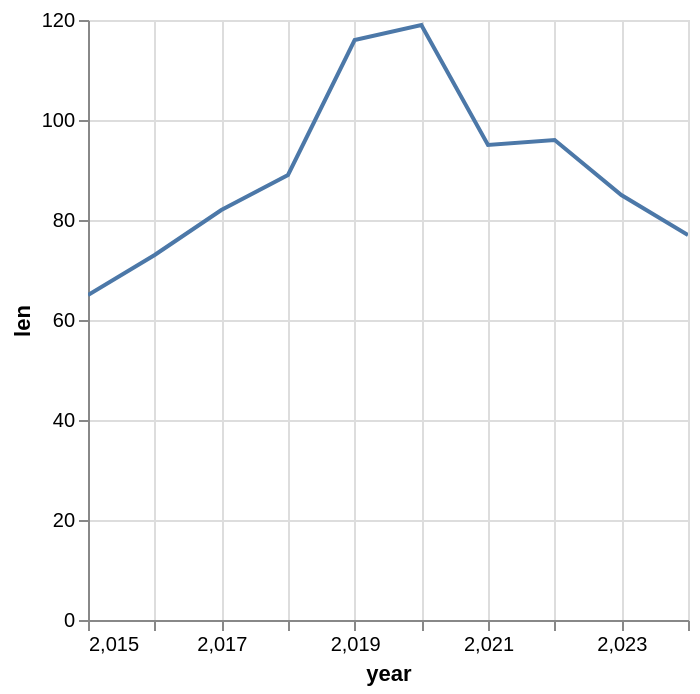

Notebook code for this chart:
### Code cell
panel_working_pop_common_2019_2020_matched.filter(
    pl.col('is_employed_has_disablity') == 1
).group_by('year').len().plot.line(x='year', y='len')

### Figure 1 — Vega-Lite specification as saved in the notebook (floating-point values rounded to 4 significant figures)
{"config": {"view": {"continuousWidth": 300, "continuousHeight": 300}}, "data": {"name": "data-3542c0f8ee9ab4765ca66750d89d3c4c"}, "mark": {"type": "line", "tooltip": true}, "encoding": {"x": {"field": "year", "type": "quantitative"}, "y": {"field": "len", "type": "quantitative"}}, "params": [{"name": "param_1e9efca18e7a2868", "select": {"type": "interval", "encodings": ["x", "y"]}, "bind": "scales"}], "$schema": "https://vega.github.io/schema/vega-lite/v6.1.0.json", "datasets": {"data-3542c0f8ee9ab4765ca66750d89d3c4c": [{"year": 2018.0, "len": 89}, {"year": 2022.0, "len": 96}, {"year": 2023.0, "len": 85}, {"year": 2019.0, "len": 116}, {"year": 2015.0, "len": 65}, {"year": 2020.0, "len": 119}, {"year": 2024.0, "len": 77}, {"year": 2017.0, "len": 82}, {"year": 2021.0, "len": 95}, {"year": 2016.0, "len": 73}]}}
